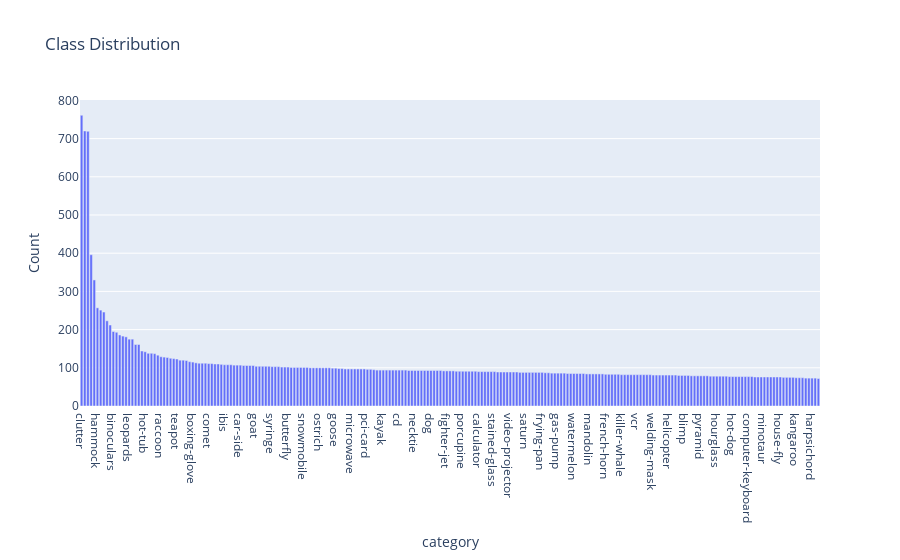

Here is the notebook cell this chart was saved with:
### Markdown cell above
### 2.1 Class Distribution Analysis

We first examine how images are distributed across categories.

### Code cell
fig_dist = px.bar(counts, x=counts.index, y=counts.values,
                  title="Class Distribution",
                  labels={'index': 'Category', 'y': 'Count'})
fig_dist.update_layout(xaxis={'categoryorder': 'total descending'})
fig_dist.show()

### Figure 1 — Plotly figure (JSON) as saved in the notebook; plotly's stock layout.template omitted (floating-point values rounded to 4 significant figures; data arrays with more than 128 entries replaced by an {"elided": "..."} marker saying what was removed)
{"data": [{"hovertemplate": "category=%{x}<br>Count=%{y}<extra></extra>", "legendgroup": "", "marker": {"color": "#636efa", "pattern": {"shape": ""}}, "name": "", "orientation": "v", "showlegend": false, "textposition": "auto", "type": "bar", "x": {"elided": "233 str values"}, "xaxis": "x", "y": {"elided": "233 int values"}, "yaxis": "y"}], "layout": {"barmode": "relative", "legend": {"tracegroupgap": 0}, "title": {"text": "Class Distribution"}, "xaxis": {"anchor": "y", "categoryorder": "total descending", "domain": [0, 1], "title": {"text": "category"}}, "yaxis": {"anchor": "x", "domain": [0, 1], "title": {"text": "Count"}}}}
